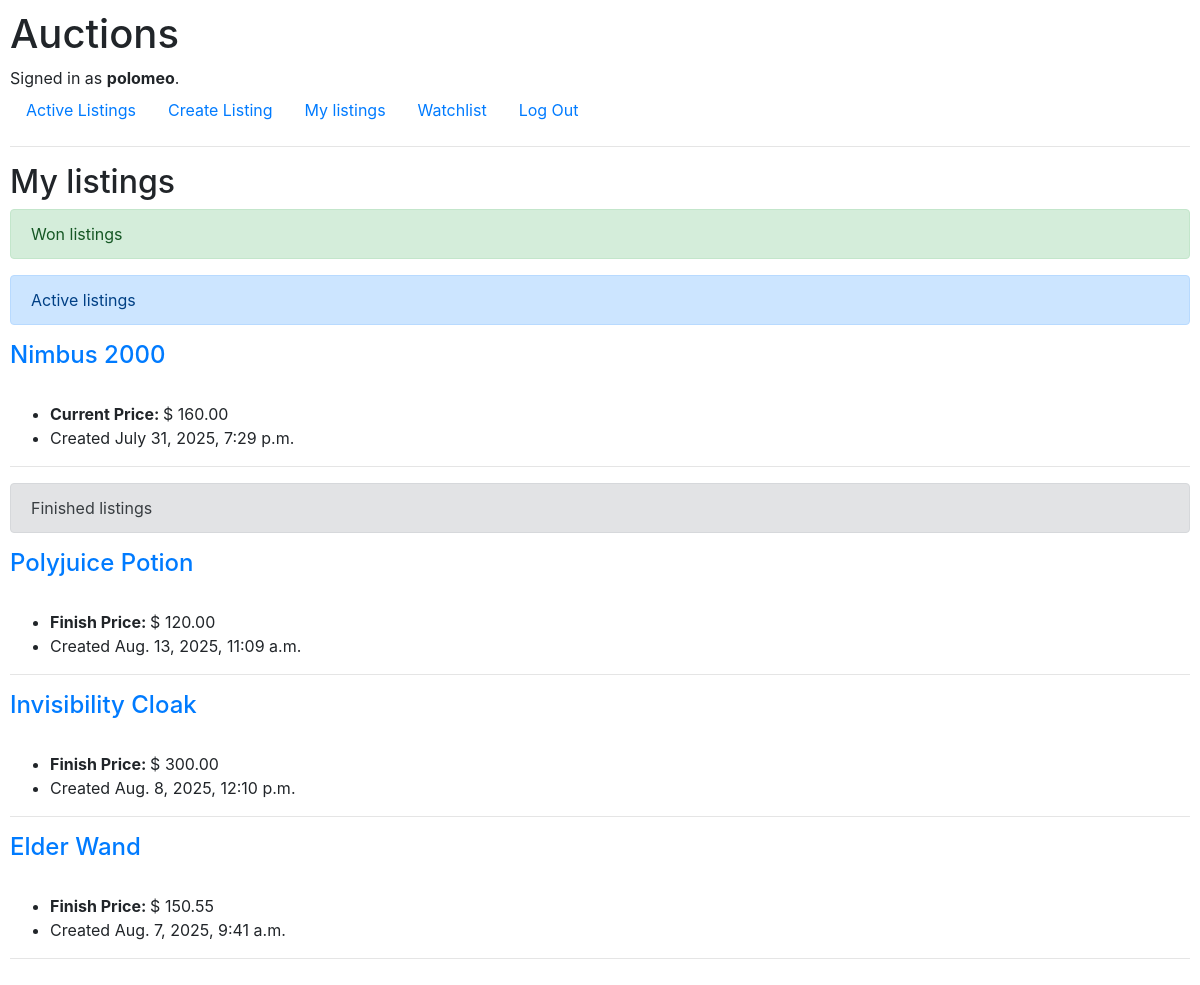
Screenshot of /mylistings/ (signed in) with the database file from the repository.
### auctions/models.py (models this page shows, shortened)
class User(AbstractUser):
    watchlist = models.ManyToManyField('Listing',
                                       blank=True,
                                       related_name="watchers")

class Listing(models.Model):
    active = models.BooleanField(default=True)
    author = models.ForeignKey(User,
                               on_delete=models.CASCADE)
    created_at = models.DateTimeField()
    title = models.CharField(max_length=64)
    description = models.TextField(max_length=300)
    img_url = models.CharField(max_length=200)
    category = models.ForeignKey(Category,
                                 blank=True,
                                 on_delete=models.CASCADE)

### auctions/views.py (the view)
# urls.py: path("mylistings/", views.my_listings, name="my-listings"),
@login_required(login_url="login")
def my_listings(request):
    listings = Listing.objects.annotate(
        max_bid=Max("bids__ammount")).order_by('-created_at').filter(author=request.user)
    won_listings = []  # TODO
    print(f"DEBUG: Won listings: {won_listings}")
    return render(request, "auctions/mylistings.html", {
        "listings": listings,
        "won_listings": won_listings,
    })

### auctions/templates/auctions/mylistings.html (shortened to what this page needs)
{% extends "auctions/layout.html" %}
{% block body %}
<h2>My listings</h2>
{% if not won_listings is None %}
<div class="alert alert-success" role="alert">
    Won listings
</div>
{% endif %}
<div class="alert alert-primary" role="alert">
    Active listings
</div>
{% for listing in listings %}
{% if listing.active %}
<h4><a href="{% url 'listing' listing.id %}">{{ listing.title }}</a></h4>
<ul>
    <li><strong>Current Price: </strong>$ {{ listing.max_bid|floatformat:2 }}</li>
    <li>Created {{ listing.created_at }}</li>
</ul>
<hr>
{% endif %}
{% empty %}
<h4>There are no listings to show.</h4>
{% endfor %}
<div class="alert alert-secondary" role="alert">
    Finished listings
</div>
{% for listing in listings %}
{% if not listing.active %}
<h4><a href="{% url 'listing' listing.id %}">{{ listing.title }}</a></h4>
<ul>
    <li><strong>Finish Price: </strong>$ {{ listing.max_bid|floatformat:2 }}</li>
    <li>Created {{ listing.created_at }}</li>
</ul>
<hr>
{% endif %}
{% empty %}
<h4>There are no listings to show.</h4>
{% endfor %}
{% endblock %}

### auctions/templates/auctions/layout.html (shortened to what this page needs)
{% load static %}
<!DOCTYPE html>
<html lang="en">
<head>
    <link rel="stylesheet" href="https://stackpath.bootstrapcdn.com/bootstrap/4.4.1/css/bootstrap.min.css"
>
    <link href="{% static 'auctions/styles.css' %}" rel="stylesheet">
</head>
<body>
    <h1>Auctions</h1>
    <div>
        {% if user.is_authenticated %}
        Signed in as <strong>{{ user.username }}</strong>.
        {% else %}
        Not signed in.
        {% endif %}
    </div>
    <ul class="nav">
        <li class="nav-item">
            <a class="nav-link" href="{% url 'index' %}">Active Listings</a>
        </li>
        {% if user.is_authenticated %}
        <li class="nav-item">
            <a class="nav-link" href="{% url 'create-listing' %}">Create Listing</a>
        </li>
        <li class="nav-item">
            <a class="nav-link" href="{% url 'my-listings' %}">My listings</a>
        </li>
        <li class="nav-item">
            <a class="nav-link" href="{% url 'watchlist' %}">Watchlist</a>
        </li>
        <li class="nav-item">
            <a class="nav-link" href="{% url 'logout' %}">Log Out</a>
        </li>
        {% endif %}
    </ul>
    <hr>
    {% block body %}
    {% endblock %}
</body>
</html>

### auctions/static/auctions/styles.css (style rules this page uses)
body { padding: 10px; }

### rows the page displays
User: username "polomeo"
Listing: title "Nimbus 2000", max_bid "160.00", created_at "July 31, 2025, 7:29 p.m."
Listing: title "Polyjuice Potion", max_bid "120.00", created_at "Aug. 13, 2025, 11:09 a.m."
Listing: title "Invisibility Cloak", max_bid "300.00", created_at "Aug. 8, 2025, 12:10 p.m."
Listing: title "Elder Wand", max_bid "150.55", created_at "Aug. 7, 2025, 9:41 a.m."
